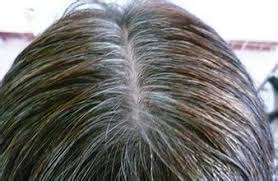
#> input picture picture/10.png, 278 x 181 px
$ python practice.py
#> lines starting #> are read from the running program, lines starting #| are printed output that depends on the picture; after the words box and inside, x2 and y2 are one past the last pixel; in counts of white or black regions, pixels touching at a corner belong together
from cgitb import reset
import cv2
import numpy as np
import matplotlib.pyplot as plt
import argparse

# [58 lines of commented-out code are left out]

img=cv2.imread('picture/10.png')  #mypict.jpg
#> img is the input picture: shape (181, 278, 3); mean B, G, R 113.8, 115.8, 116.7
hsv = cv2.cvtColor(img, cv2.COLOR_BGR2HSV)
#> hsv: shape (181, 278, 3); mean H, S, V 64, 39, 121.2
# lower_gray=np.array([0, 0, 135])
# upper_gray=np.array([180, 18, 243])
lower_gray=np.array([0, 0, 40])
upper_gray=np.array([180, 18, 230])
mask = cv2.inRange(hsv, lower_gray, upper_gray)
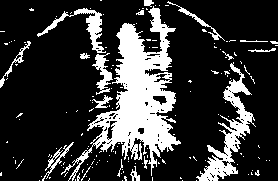
#> mask: shape (181, 278); 21.8% white; 156 white regions (138 under 20 px), largest, box (x1, y1, x2, y2) and area: (61, 6, 181, 181) 6652, (196, 62, 256, 181) 1814, (37, 8, 106, 53) 647
res = cv2.bitwise_and(img, img, mask=mask)
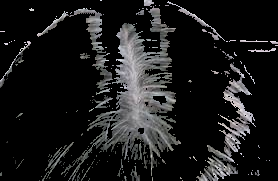
#> res: shape (181, 278, 3); mean B, G, R 27.4, 27.1, 27.1

# [12 lines of commented-out code are left out]
cv2.imshow('Input',img)
cv2.imshow('Result', res)
# cv2.imshow("plus",plus)
cv2.waitKey(0)
cv2.destroyAllWindows()
